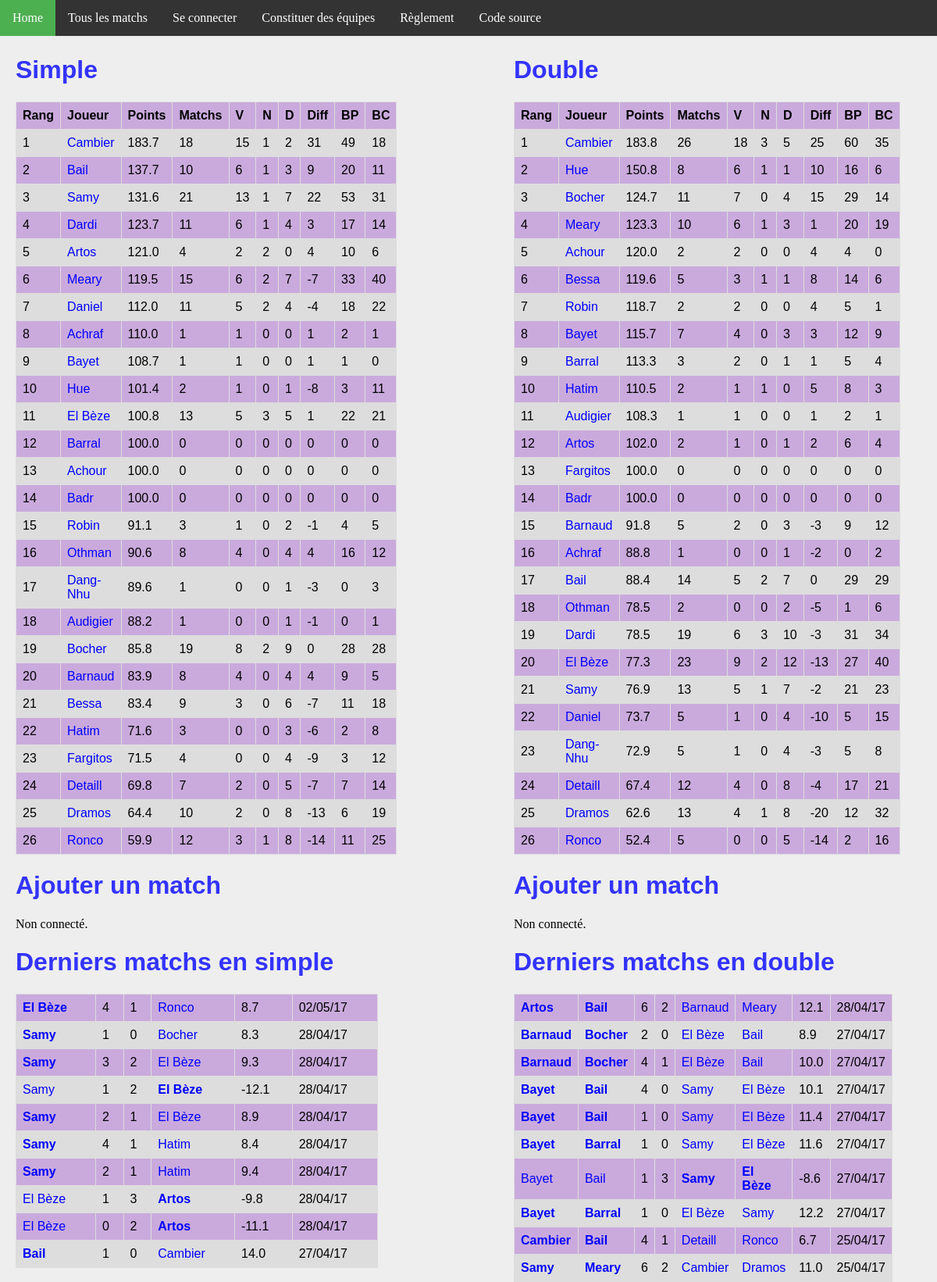
The app's page /, older data.
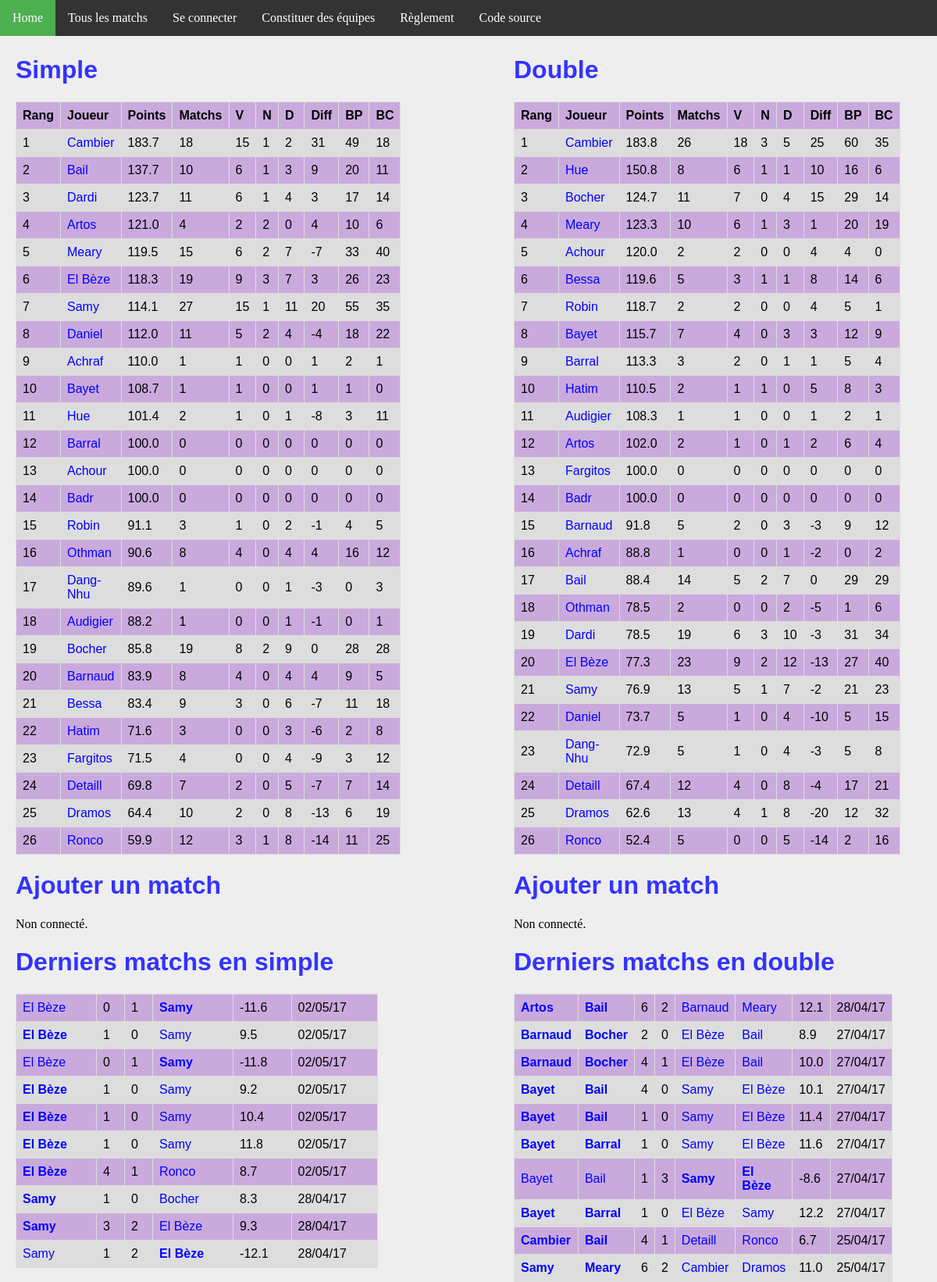
The same page, newer data.
### ranking/models.py (models this page shows, shortened)
class Joueur(models.Model):
    user = models.OneToOneField(User, on_delete=models.CASCADE)
    pseudo = models.CharField(max_length = 50, default="Pax lambda")
    simple_score = models.FloatField(default=100)
    simple_rang = models.IntegerField(default=0)
    simple_victoires = models.IntegerField(default=0)
    simple_nuls = models.IntegerField(default=0)
    simple_defaites = models.IntegerField(default=0)
    simple_buts_pour = models.IntegerField(default=0)
    simple_buts_contre = models.IntegerField(default=0)
    double_score = models.FloatField(default=100)
    double_rang = models.IntegerField(default=0)
    double_victoires = models.IntegerField(default=0)
    double_nuls = models.IntegerField(default=0)
    double_defaites = models.IntegerField(default=0)
    double_buts_pour = models.IntegerField(default=0)
    double_buts_contre = models.IntegerField(default=0)
    @property
    def simple_matchs(self):
        return self.simple_nuls + self.simple_victoires + self.simple_defaites
    @property
    def double_matchs(self):
        return self.double_nuls + self.double_victoires + self.double_defaites
    @property
    def simple_diff(self):
        return self.simple_buts_pour - self.simple_buts_contre
    @property
    def double_diff(self):
        return self.double_buts_pour - self.double_buts_contre

class MatchSimple(models.Model):
    domicile = models.ForeignKey('Joueur', related_name = 'dom')
    exterieur = models.ForeignKey('Joueur', related_name = 'exte')
    date = models.DateTimeField(auto_now_add=True)
    buts_domicile = models.IntegerField(default=0)
    buts_exterieur = models.IntegerField(default=0)
    points = models.FloatField(default=0)
    @property
    def winner(self):
        if self.buts_domicile > self.buts_exterieur:
            return 1.
        elif self.buts_domicile < self.buts_exterieur:
            return 0.
        else:
            return 0.5

class MatchDouble(models.Model):
    domicile_1 = models.ForeignKey('Joueur', related_name = 'dom1')
    domicile_2 = models.ForeignKey('Joueur', related_name = 'dom2')
    exterieur_1 = models.ForeignKey('Joueur', related_name = 'exte1')
    exterieur_2 = models.ForeignKey('Joueur', related_name = 'exte2')
    date = models.DateTimeField(auto_now_add=True)
    buts_domicile = models.IntegerField(default=0)
    buts_exterieur = models.IntegerField(default=0)
    points = models.FloatField(default=0)
    @property
    def winner(self):
        if self.buts_domicile > self.buts_exterieur:
            return 1.
        elif self.buts_domicile < self.buts_exterieur:
            return 0.
        else:
            return 0.5

### ranking/views.py (the view)
# urls.py: url(r'^$', views.index, name='index'),
def index(request):
    n_matchs = 10
    context = {
        'simple_ranking': Joueur.objects.order_by('simple_rang').all(),
        'double_ranking': Joueur.objects.order_by('double_rang').all(),
        'simple_matchs': MatchSimple.objects.order_by('-date').all()[:n_matchs],
        'double_matchs': MatchDouble.objects.order_by('-date').all()[:n_matchs],
    }
    return render(request, 'index.html', context)

### ranking/templatetags/app_filter.py (called while the page is built)
@register.filter(name='decimal')
def decimal(x):
    return '{0:.1f}'.format(x)

### ranking/templates/index.html (shortened to what the changed rows need)
{% extends 'base.html' %}
{% block body %}
{% load app_filter %}
<div id="column1" style="float:left; margin:0; width:40%;">
    <h1>Simple</h1>
    <table>
        <tr>
            <th>Rang</th>
            <th>Joueur</th>
            <th>Points</th>
            <th>Matchs</th>
            <th>V</th>
            <th>N</th>
            <th>D</th>
            <th>Diff</th>
            <th>BP</th>
            <th>BC</th>
        </tr>
        {% for j in simple_ranking %}
        <tr>
            <td>{{ j.simple_rang }}</td>
            <td><a class='joueur' href="{% url 'joueur' j.id %}">{{j.pseudo}}</a></td>
            <td>{{j.simple_score|decimal}}</td>
            <td>{{j.simple_matchs}}</td>
            <td>{{j.simple_victoires}}</td>
            <td>{{j.simple_nuls}}</td>
            <td>{{j.simple_defaites}}</td>
            <td>{{j.simple_diff}}</td>
            <td>{{j.simple_buts_pour}}</td>
            <td>{{j.simple_buts_contre}}</td>
        </tr>
        {% endfor %}
    </table>
    <h1>Ajouter un match</h1>
    <h1>Derniers matchs en simple</h1>
    <table>
        {% for m in simple_matchs %}
        <tr>
            <td {% if m.winner == 1 %} style='font-weight:bold'{% endif %} >
                <a class="joueur" href="{% url 'joueur' m.domicile.id %}">{{m.domicile.pseudo}}</a>
            </td>
            <td>{{m.buts_domicile}}</td>
            <td>{{m.buts_exterieur}}</td>
            <td {% if m.winner == 0 %} style='font-weight:bold'{% endif %} >
                <a class='joueur' href="{% url 'joueur' m.exterieur.id %}">{{m.exterieur.pseudo}}</a>
            </td>
            <td>{{m.points|decimal}}</td>
            <td>{{m.date | date:'d/m/y'}}</td>
        </tr>
        {% endfor %}
    </table>
</div>
<div id="column2" style="float:left; margin-left:15%;width:40%;">
<h1>Double</h1>
<table>
    <tr>
        <th>Rang</th>
        <th>Joueur</th>
        <th>Points</th>
        <th>Matchs</th>
        <th>V</th>
        <th>N</th>
        <th>D</th>
        <th>Diff</th>
        <th>BP</th>
        <th>BC</th>
    </tr>
    {% for j in double_ranking %}
    <tr>
        <td>{{ j.double_rang }}</td>
        <td><a class='joueur' href="{% url 'joueur' j.id %}">{{j.pseudo}}</a></td>
        <td>{{j.double_score|decimal}}</td>
        <td>{{j.double_matchs}}</td>
        <td>{{j.double_victoires}}</td>
        <td>{{j.double_nuls}}</td>
        <td>{{j.double_defaites}}</td>
        <td>{{j.double_diff}}</td>
        <td>{{j.double_buts_pour}}</td>
        <td>{{j.double_buts_contre}}</td>
    </tr>
    {% endfor %}
    </table>
    <h1>Ajouter un match</h1>
    <h1>Derniers matchs en double</h1>
    <table>
        {% for m in double_matchs %}
        <tr>
            <td {% if m.winner == 1 %} style='font-weight:bold'{% endif %} >
                <a class="joueur" href="{% url 'joueur' m.domicile_1.id %}">{{m.domicile_1.pseudo}}</a>
            </td>
            <td {% if m.winner == 1 %} style='font-weight:bold'{% endif %} >
                <a class="joueur" href="{% url 'joueur' m.domicile_2.id %}">{{m.domicile_2.pseudo}}</a>
            </td>
            <td>{{m.buts_domicile}}</td>
            <td>{{m.buts_exterieur}}</td>
            <td {% if m.winner == 0 %} style='font-weight:bold'{% endif %} >
                <a class='joueur' href="{% url 'joueur' m.exterieur_1.id %}">{{m.exterieur_1.pseudo}}</a>
            </td>
            <td {% if m.winner == 0 %} style='font-weight:bold'{% endif %} >
                <a class='joueur' href="{% url 'joueur' m.exterieur_2.id %}">{{m.exterieur_2.pseudo}}</a>
            </td>
            <td>{{m.points|decimal}}</td>
            <td>{{m.date | date:'d/m/y'}}</td>
        </tr>
        {% endfor %}
    </table>
    </div>
{% endblock %}

Row changes from the older to the newer data that the page shows:
no longer on this page (row unchanged): MatchSimple: domicile.pseudo "Samy", buts_domicile "2", buts_exterieur "1", exterieur.pseudo "El Bèze", points|decimal "8.9", date "28/04/17"
no longer on this page (row unchanged): MatchSimple: domicile.pseudo "Samy", buts_domicile "4", buts_exterieur "1", exterieur.pseudo "Hatim", points|decimal "8.4", date "28/04/17"
no longer on this page (row unchanged): MatchSimple: domicile.pseudo "Samy", buts_domicile "2", buts_exterieur "1", exterieur.pseudo "Hatim", points|decimal "9.4", date "28/04/17"
no longer on this page (row unchanged): MatchSimple: domicile.pseudo "El Bèze", buts_domicile "1", buts_exterieur "3", exterieur.pseudo "Artos", points|decimal "-9.8", date "28/04/17"
no longer on this page (row unchanged): MatchSimple: domicile.pseudo "El Bèze", buts_domicile "0", buts_exterieur "2", exterieur.pseudo "Artos", points|decimal "-11.1", date "28/04/17"
no longer on this page (row unchanged): MatchSimple: domicile.pseudo "Bail", buts_domicile "1", buts_exterieur "0", exterieur.pseudo "Cambier", points|decimal "14.0", date "27/04/17"
changed Joueur "Dardi": simple_rang "4" → "3"
changed Joueur "Artos": simple_rang "5" → "4"
changed Joueur "Meary": simple_rang "6" → "5"
changed Joueur "El Bèze": simple_rang "11" → "6"; simple_score|decimal "100.8" → "118.3"; simple_matchs "13" → "19"; simple_victoires "5" → "9"; simple_defaites "5" → "7"; simple_diff "1" → "3"; simple_buts_pour "22" → "26"; simple_buts_contre "21" → "23"; moves up the list
changed Joueur "Samy": simple_rang "3" → "7"; simple_score|decimal "131.6" → "114.1"; simple_matchs "21" → "27"; simple_victoires "13" → "15"; simple_defaites "7" → "11"; simple_diff "22" → "20"; simple_buts_pour "53" → "55"; simple_buts_contre "31" → "35"; moves down the list
changed Joueur "Daniel": simple_rang "7" → "8"
changed Joueur "Achraf": simple_rang "8" → "9"
changed Joueur "Bayet": simple_rang "9" → "10"
changed Joueur "Hue": simple_rang "10" → "11"
added MatchSimple: domicile.pseudo "El Bèze", buts_domicile "0", buts_exterieur "1", exterieur.pseudo "Samy", points|decimal "-11.6", date "02/05/17"
added MatchSimple: domicile.pseudo "El Bèze", buts_domicile "1", buts_exterieur "0", exterieur.pseudo "Samy", points|decimal "9.5", date "02/05/17"
added MatchSimple: domicile.pseudo "El Bèze", buts_domicile "0", buts_exterieur "1", exterieur.pseudo "Samy", points|decimal "-11.8", date "02/05/17"
added MatchSimple: domicile.pseudo "El Bèze", buts_domicile "1", buts_exterieur "0", exterieur.pseudo "Samy", points|decimal "9.2", date "02/05/17"
added MatchSimple: domicile.pseudo "El Bèze", buts_domicile "1", buts_exterieur "0", exterieur.pseudo "Samy", points|decimal "10.4", date "02/05/17"
added MatchSimple: domicile.pseudo "El Bèze", buts_domicile "1", buts_exterieur "0", exterieur.pseudo "Samy", points|decimal "11.8", date "02/05/17"
